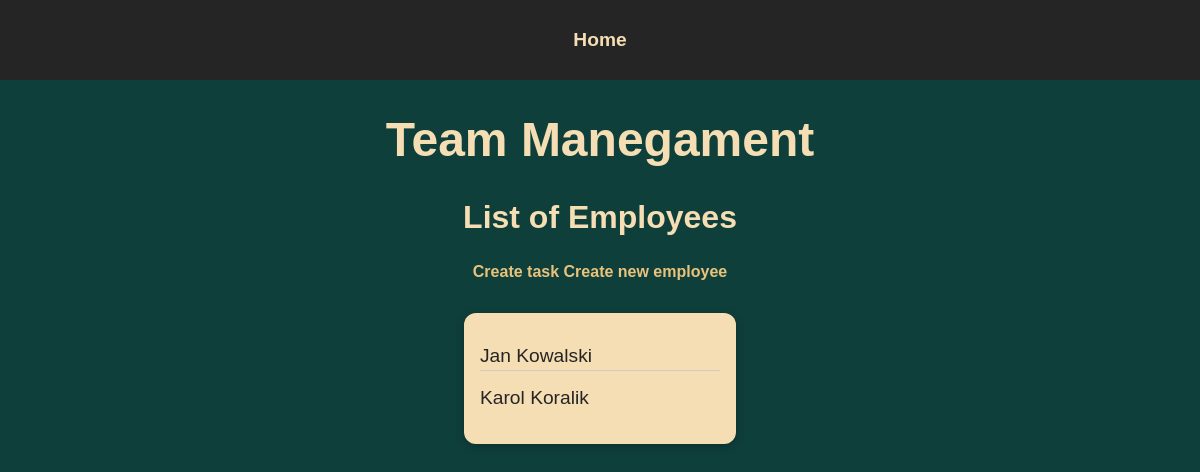
The app's page /, older data.
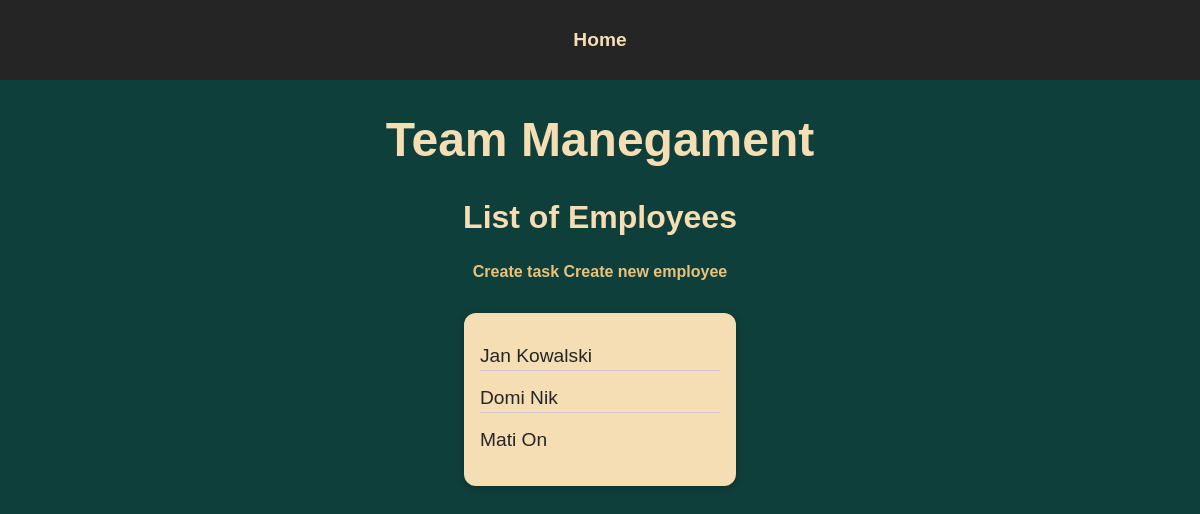
The same page, newer data.
### team/models.py (models this page shows, shortened)
class Employee(models.Model):
    user_first_name = models.CharField(max_length=30)
    user_last_name = models.CharField(max_length=30)
    user_description = models.TextField()
    position = models.CharField(max_length=50)
    employee_task = models.ManyToManyField(Task)

### team/views.py (the view)
# urls.py: path('', views.EmployeesView.as_view(), name='index'),
class EmployeesView(ListView):
    template_name = 'team/employees_list.html'
    model = Employee
    context_object_name = 'employees'

### team/templates/team/employees_list.html (shortened to what this page needs)
{% extends 'team/base.html' %}
{% load static %}
{% block css_files %}
  <link rel="stylesheet" href="{% static "team/list_style.css" %}">
  <link rel="stylesheet" href="{% static "team/description.css" %}">
{% endblock %}
{% block content %}
  <h1>Team Manegament</h1>
  <h2>List of Employees</h2>
  <h3><a href={% url 'add_task' %}>Create task</a>  <a href={% url 'add_new_employee' %}>Create new employee</a></h3>
  <ul>
    {% for employee in employees %}
      <li>
        <a href={% url 'employee_id' pk=employee.id%}>{{ employee.user_first_name }} {{ employee.user_last_name }}</a>
      </li>
    {% endfor %}
  </ul>
{% endblock %}

### team/templates/team/base.html (shortened to what this page needs)
{% load static %}
<!DOCTYPE html>
<html lang="en">
  <head>
    <link rel="stylesheet" href="{% static "team/styles.css" %}">
    {% block css_files %}
    {% endblock %}
  </head>
  <body>
    <header id="main-navigation">
      <nav>
        <a href="{% url 'index' %}">Home</a>
      </nav>
    </header>
    {% block content %}
    {% endblock %}
  </body>
</html>

### team/static/team/styles.css (style rules this page uses)
body { font-family: sans-serif; margin: 0; background-color: rgb(15, 63, 59); }
header { width: 100%; height: 5rem; background-color: #252525; }
header nav { width: 100%; height: 100%; display: flex; justify-content: center; align-items: center; }
header nav a { color: wheat; font-size: 1.2rem; font-weight: bold; text-decoration: none; }

### team/static/team/list_style.css (style rules this page uses)
ul { list-style: none; margin: 2rem auto; width: 90%; max-width: 15rem; box-shadow: 0 2px 8px rgba(0, 0, 0, 0.26); padding: 1rem; border-radius: 12px; background-color: wheat; }
li { margin: 1rem 0; text-align: start; font-size: 1.2rem; border-bottom: 1px solid #ccc; padding-bottom: 0.2rem; }
li:last-of-type { border-bottom: none; }
li a { text-decoration: none; color: #252525; }

### team/static/team/description.css (style rules this page uses)
h1, h2, h3 { font-weight: bold; text-align: center; color: wheat; }
h1 { font-size: 3rem; }
h2 { font-size: 2rem; }
h3 { font-size: 1rem; }
h3 a { text-decoration: none; color: rgb(233, 195, 124); }

Row changes from the older to the newer data that the page shows:
removed Employee: user_first_name "Karol", user_last_name "Koralik"
added Employee: user_first_name "Domi", user_last_name "Nik"
added Employee: user_first_name "Mati", user_last_name "On"
